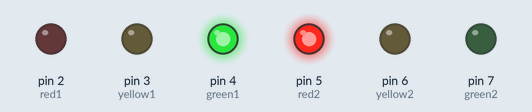
Bench run of a sketch on a simulated Arduino Uno, built with avr-gcc and run on an emulated ATmega328P. Parts: output pins drawn as LEDs (lit = HIGH).

Above: at 2.5 s.
At 5.7 s:
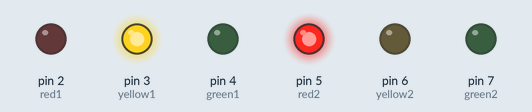
At 11.0 s:
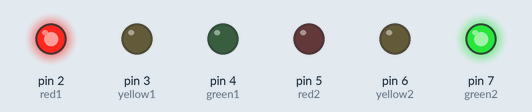
At 14.2 s:
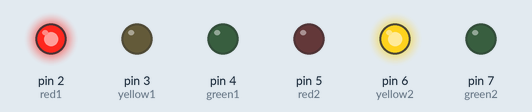
At 16.0 s:
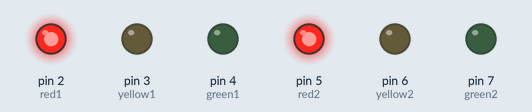
Timing chart, 0 to 22.1 s (numbered marks = the images above):
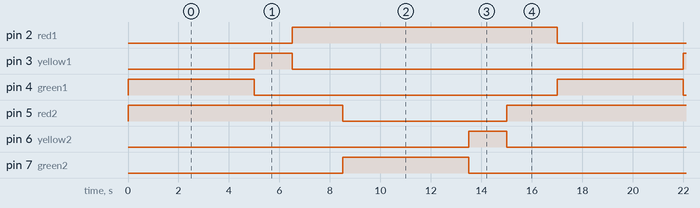

Measured:
- by itself, pin 2 (red1), pin 5 (red2): alternates HIGH for 10.5 s and LOW for 6.5 s
- by itself, pin 3 (yellow1), pin 6 (yellow2): alternates HIGH for 1.5 s and LOW for 15.5 s
- by itself, pin 4 (green1), pin 7 (green2): alternates HIGH for 5.0 s and LOW for 12.0 s

The sketch:

Ejercicio1.4.ino
```cpp
/**
 * (Semáforo1.4) Simular el cruce de una calle con semáforos (0,25 puntos)
 *********************************************************
 * GRUPO 5:
 *    -Martín Cancio Barrera  UO287561
 *    -Olga Alonso Grela      UO288066
 *    -Pablo Pérez Saavedra   UO288816
 *********************************************************
 */

int red1 = 2;
int yellow1 = 3;
int green1 = 4;

int red2 = 5;
int yellow2 = 6;
int green2 = 7;

void setup() {
  pinMode(red1, OUTPUT);
  pinMode(yellow1, OUTPUT);
  pinMode(green1, OUTPUT);
  pinMode(red2, OUTPUT);
  pinMode(yellow2, OUTPUT);
  pinMode(green2, OUTPUT);

  digitalWrite(green1,HIGH);
  digitalWrite(yellow1,LOW);
  digitalWrite(red1,LOW);

  digitalWrite(green2,LOW);
  digitalWrite(yellow2,LOW);
  digitalWrite(red2,HIGH);
}

void loop() {
  digitalWrite(red1,LOW);
  digitalWrite(green1,HIGH);

  delay(5000);
  digitalWrite(green1,LOW);
  digitalWrite(yellow1,HIGH);
  delay(1500);
  digitalWrite(yellow1,LOW);
  digitalWrite(red1,HIGH);
  delay(2000);

  digitalWrite(green2,HIGH);
  digitalWrite(red2,LOW);
  delay(5000);
  digitalWrite(green2,LOW);
  digitalWrite(yellow2,HIGH);
  delay(1500);
  digitalWrite(yellow2,LOW);
  digitalWrite(red2,HIGH);
  delay(2000);
}
```
